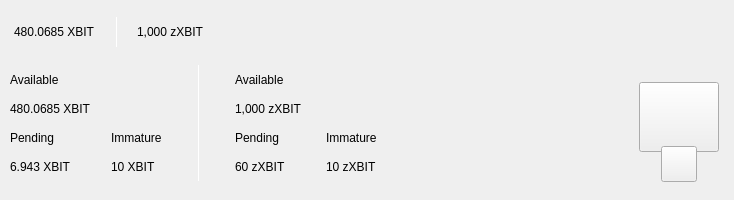
<?xml version="1.0" encoding="UTF-8"?>
<ui version="4.0">
 <class>TopBar</class>
 <widget class="QWidget" name="TopBar">
  <property name="geometry">
   <rect>
    <x>0</x>
    <y>0</y>
    <width>734</width>
    <height>200</height>
   </rect>
  </property>
  <property name="minimumSize">
   <size>
    <width>0</width>
    <height>200</height>
   </size>
  </property>
  <property name="maximumSize">
   <size>
    <width>16777215</width>
    <height>200</height>
   </size>
  </property>
  <property name="windowTitle">
   <string>Form</string>
  </property>
  <layout class="QVBoxLayout" name="verticalLayout_10" stretch="0">
   <property name="spacing">
    <number>0</number>
   </property>
   <property name="leftMargin">
    <number>0</number>
   </property>
   <property name="topMargin">
    <number>0</number>
   </property>
   <property name="rightMargin">
    <number>0</number>
   </property>
   <property name="bottomMargin">
    <number>0</number>
   </property>
   <item>
    <widget class="PFBorderImage" name="containerTop" native="true">
     <layout class="QVBoxLayout" name="verticalLayout_11">
      <property name="spacing">
       <number>0</number>
      </property>
      <property name="leftMargin">
       <number>0</number>
      </property>
      <property name="topMargin">
       <number>0</number>
      </property>
      <property name="rightMargin">
       <number>0</number>
      </property>
      <property name="bottomMargin">
       <number>0</number>
      </property>
      <item>
       <widget class="QWidget" name="top_container_2" native="true">
        <property name="minimumSize">
         <size>
          <width>0</width>
          <height>65</height>
         </size>
        </property>
        <layout class="QHBoxLayout" name="top_container">
         <property name="spacing">
          <number>0</number>
         </property>
         <property name="leftMargin">
          <number>14</number>
         </property>
         <property name="topMargin">
          <number>0</number>
         </property>
         <property name="rightMargin">
          <number>14</number>
         </property>
         <property name="bottomMargin">
          <number>0</number>
         </property>
         <item alignment="Qt::AlignVCenter">
          <widget class="QWidget" name="widgetTopAmount" native="true">
           <property name="sizePolicy">
            <sizepolicy hsizetype="Preferred" vsizetype="Maximum">
             <horstretch>0</horstretch>
             <verstretch>0</verstretch>
            </sizepolicy>
           </property>
           <layout class="QHBoxLayout" name="horizontalLayout_5">
            <property name="spacing">
             <number>0</number>
            </property>
            <property name="leftMargin">
             <number>0</number>
            </property>
            <property name="topMargin">
             <number>0</number>
            </property>
            <property name="rightMargin">
             <number>0</number>
            </property>
            <property name="bottomMargin">
             <number>0</number>
            </property>
            <item alignment="Qt::AlignTop">
             <widget class="QLabel" name="labelAmountTopXBIT">
              <property name="minimumSize">
               <size>
                <width>0</width>
                <height>36</height>
               </size>
              </property>
              <property name="styleSheet">
               <string notr="true">padding:0px;margin:0px;</string>
              </property>
              <property name="text">
               <string>480.0685 XBIT</string>
              </property>
             </widget>
            </item>
            <item>
             <spacer name="horizontalSpacer_11">
              <property name="orientation">
               <enum>Qt::Horizontal</enum>
              </property>
              <property name="sizeType">
               <enum>QSizePolicy::Fixed</enum>
              </property>
              <property name="sizeHint" stdset="0">
               <size>
                <width>20</width>
                <height>20</height>
               </size>
              </property>
             </spacer>
            </item>
            <item alignment="Qt::AlignVCenter">
             <widget class="QLabel" name="label_16">
              <property name="minimumSize">
               <size>
                <width>1</width>
                <height>30</height>
               </size>
              </property>
              <property name="maximumSize">
               <size>
                <width>1</width>
                <height>30</height>
               </size>
              </property>
              <property name="styleSheet">
               <string notr="true">background-color:white;
padding:0px;
border:none;</string>
              </property>
              <property name="text">
               <string/>
              </property>
             </widget>
            </item>
            <item>
             <spacer name="horizontalSpacer_12">
              <property name="orientation">
               <enum>Qt::Horizontal</enum>
              </property>
              <property name="sizeType">
               <enum>QSizePolicy::Fixed</enum>
              </property>
              <property name="sizeHint" stdset="0">
               <size>
                <width>20</width>
                <height>20</height>
               </size>
              </property>
             </spacer>
            </item>
            <item alignment="Qt::AlignTop">
             <widget class="QLabel" name="labelAmountTopzXBIT">
              <property name="minimumSize">
               <size>
                <width>0</width>
                <height>36</height>
               </size>
              </property>
              <property name="text">
               <string>1,000 zXBIT</string>
              </property>
             </widget>
            </item>
           </layout>
          </widget>
         </item>
         <item>
          <spacer name="horizontalSpacer">
           <property name="orientation">
            <enum>Qt::Horizontal</enum>
           </property>
           <property name="sizeHint" stdset="0">
            <size>
             <width>40</width>
             <height>20</height>
            </size>
           </property>
          </spacer>
         </item>
         <item>
          <layout class="QHBoxLayout" name="horizontalLayout_4">
           <property name="spacing">
            <number>12</number>
           </property>
           <property name="rightMargin">
            <number>0</number>
           </property>
           <item alignment="Qt::AlignRight">
            <widget class="QWidget" name="layoutSync" native="true">
             <property name="minimumSize">
              <size>
               <width>0</width>
               <height>36</height>
              </size>
             </property>
             <property name="maximumSize">
              <size>
               <width>16777215</width>
               <height>36</height>
              </size>
             </property>
             <layout class="QVBoxLayout" name="verticalLayout_9">
              <property name="leftMargin">
               <number>0</number>
              </property>
              <property name="topMargin">
               <number>0</number>
              </property>
              <property name="rightMargin">
               <number>0</number>
              </property>
              <property name="bottomMargin">
               <number>0</number>
              </property>
              <item>
               <widget class="ExpandableButton" name="pushButtonSync" native="true">
                <property name="minimumSize">
                 <size>
                  <width>36</width>
                  <height>36</height>
                 </size>
                </property>
                <property name="maximumSize">
                 <size>
                  <width>16777215</width>
                  <height>36</height>
                 </size>
                </property>
               </widget>
              </item>
             </layout>
            </widget>
           </item>
           <item>
            <widget class="ExpandableButton" name="pushButtonStack" native="true">
             <property name="minimumSize">
              <size>
               <width>36</width>
               <height>36</height>
              </size>
             </property>
            </widget>
           </item>
           <item>
            <widget class="ExpandableButton" name="pushButtonColdStaking" native="true">
             <property name="minimumSize">
              <size>
               <width>36</width>
               <height>36</height>
              </size>
             </property>
            </widget>
           </item>
           <item>
            <widget class="ExpandableButton" name="pushButtonConnection" native="true">
             <property name="minimumSize">
              <size>
               <width>36</width>
               <height>36</height>
              </size>
             </property>
            </widget>
           </item>
           <item>
            <widget class="ExpandableButton" name="pushButtonLock" native="true">
             <property name="sizePolicy">
              <sizepolicy hsizetype="Expanding" vsizetype="Expanding">
               <horstretch>0</horstretch>
               <verstretch>0</verstretch>
              </sizepolicy>
             </property>
             <property name="minimumSize">
              <size>
               <width>36</width>
               <height>0</height>
              </size>
             </property>
            </widget>
           </item>
           <item>
            <widget class="ExpandableButton" name="pushButtonTheme" native="true">
             <property name="minimumSize">
              <size>
               <width>36</width>
               <height>36</height>
              </size>
             </property>
             <property name="maximumSize">
              <size>
               <width>16777215</width>
               <height>36</height>
              </size>
             </property>
            </widget>
           </item>
           <item>
            <widget class="ExpandableButton" name="pushButtonFAQ" native="true">
             <property name="minimumSize">
              <size>
               <width>36</width>
               <height>36</height>
              </size>
             </property>
            </widget>
           </item>
          </layout>
         </item>
        </layout>
       </widget>
      </item>
      <item>
       <widget class="QWidget" name="bottom_container" native="true">
        <property name="minimumSize">
         <size>
          <width>0</width>
          <height>135</height>
         </size>
        </property>
        <layout class="QHBoxLayout" name="botton_container">
         <property name="leftMargin">
          <number>10</number>
         </property>
         <property name="topMargin">
          <number>0</number>
         </property>
         <property name="rightMargin">
          <number>10</number>
         </property>
         <property name="bottomMargin">
          <number>10</number>
         </property>
         <item>
          <layout class="QHBoxLayout" name="horizontalLayout_3">
           <property name="bottomMargin">
            <number>9</number>
           </property>
           <item>
            <layout class="QVBoxLayout" name="verticalLayout_7">
             <property name="spacing">
              <number>0</number>
             </property>
             <property name="leftMargin">
              <number>0</number>
             </property>
             <property name="rightMargin">
              <number>30</number>
             </property>
             <item>
              <layout class="QVBoxLayout" name="verticalLayout_2">
               <item>
                <widget class="QLabel" name="labelTitle1">
                 <property name="text">
                  <string>Available</string>
                 </property>
                </widget>
               </item>
               <item>
                <widget class="QLabel" name="labelAmountXBIT">
                 <property name="text">
                  <string>480.0685 XBIT</string>
                 </property>
                </widget>
               </item>
              </layout>
             </item>
             <item>
              <layout class="QHBoxLayout" name="horizontalLayout_2">
               <property name="spacing">
                <number>0</number>
               </property>
               <item>
                <layout class="QVBoxLayout" name="verticalLayout_3">
                 <item>
                  <widget class="QLabel" name="labelTitle3">
                   <property name="text">
                    <string>Pending</string>
                   </property>
                  </widget>
                 </item>
                 <item>
                  <widget class="QLabel" name="labelPendingXBIT">
                   <property name="text">
                    <string>6.943 XBIT</string>
                   </property>
                  </widget>
                 </item>
                </layout>
               </item>
               <item>
                <spacer name="horizontalSpacer_3">
                 <property name="orientation">
                  <enum>Qt::Horizontal</enum>
                 </property>
                 <property name="sizeType">
                  <enum>QSizePolicy::Fixed</enum>
                 </property>
                 <property name="sizeHint" stdset="0">
                  <size>
                   <width>40</width>
                   <height>20</height>
                  </size>
                 </property>
                </spacer>
               </item>
               <item>
                <layout class="QVBoxLayout" name="verticalLayout_4">
                 <item>
                  <widget class="QLabel" name="labelTitle4">
                   <property name="text">
                    <string>Immature</string>
                   </property>
                  </widget>
                 </item>
                 <item>
                  <widget class="QLabel" name="labelImmatureXBIT">
                   <property name="text">
                    <string>10 XBIT</string>
                   </property>
                  </widget>
                 </item>
                </layout>
               </item>
              </layout>
             </item>
            </layout>
           </item>
           <item>
            <widget class="QLabel" name="label_9">
             <property name="minimumSize">
              <size>
               <width>1</width>
               <height>100</height>
              </size>
             </property>
             <property name="maximumSize">
              <size>
               <width>1</width>
               <height>16777215</height>
              </size>
             </property>
             <property name="styleSheet">
              <string notr="true">background-color:white;
padding:0px;
border:none;</string>
             </property>
             <property name="text">
              <string/>
             </property>
            </widget>
           </item>
           <item>
            <layout class="QVBoxLayout" name="verticalLayout_8">
             <property name="spacing">
              <number>0</number>
             </property>
             <property name="leftMargin">
              <number>30</number>
             </property>
             <item>
              <layout class="QVBoxLayout" name="verticalLayout">
               <item>
                <widget class="QLabel" name="labelTitle2">
                 <property name="text">
                  <string>Available</string>
                 </property>
                </widget>
               </item>
               <item>
                <widget class="QLabel" name="labelAmountzXBIT">
                 <property name="text">
                  <string>1,000 zXBIT</string>
                 </property>
                </widget>
               </item>
              </layout>
             </item>
             <item>
              <layout class="QHBoxLayout" name="horizontalLayout">
               <property name="spacing">
                <number>0</number>
               </property>
               <item>
                <layout class="QVBoxLayout" name="verticalLayout_5">
                 <item>
                  <widget class="QLabel" name="labelTitle5">
                   <property name="text">
                    <string>Pending</string>
                   </property>
                  </widget>
                 </item>
                 <item>
                  <widget class="QLabel" name="labelPendingzXBIT">
                   <property name="text">
                    <string>60 zXBIT</string>
                   </property>
                  </widget>
                 </item>
                </layout>
               </item>
               <item>
                <spacer name="horizontalSpacer_4">
                 <property name="orientation">
                  <enum>Qt::Horizontal</enum>
                 </property>
                 <property name="sizeType">
                  <enum>QSizePolicy::Fixed</enum>
                 </property>
                 <property name="sizeHint" stdset="0">
                  <size>
                   <width>40</width>
                   <height>20</height>
                  </size>
                 </property>
                </spacer>
               </item>
               <item>
                <layout class="QVBoxLayout" name="verticalLayout_6">
                 <item>
                  <widget class="QLabel" name="labelTitle6">
                   <property name="text">
                    <string>Immature</string>
                   </property>
                  </widget>
                 </item>
                 <item>
                  <widget class="QLabel" name="labelImmaturezXBIT">
                   <property name="text">
                    <string>10 zXBIT</string>
                   </property>
                  </widget>
                 </item>
                </layout>
               </item>
              </layout>
             </item>
            </layout>
           </item>
          </layout>
         </item>
         <item>
          <spacer name="horizontalSpacer_2">
           <property name="orientation">
            <enum>Qt::Horizontal</enum>
           </property>
           <property name="sizeHint" stdset="0">
            <size>
             <width>40</width>
             <height>20</height>
            </size>
           </property>
          </spacer>
         </item>
         <item alignment="Qt::AlignHCenter|Qt::AlignVCenter">
          <widget class="QWidget" name="qrContainer" native="true">
           <property name="sizePolicy">
            <sizepolicy hsizetype="Preferred" vsizetype="Minimum">
             <horstretch>0</horstretch>
             <verstretch>0</verstretch>
            </sizepolicy>
           </property>
           <property name="minimumSize">
            <size>
             <width>90</width>
             <height>110</height>
            </size>
           </property>
           <property name="maximumSize">
            <size>
             <width>90</width>
             <height>110</height>
            </size>
           </property>
           <layout class="QVBoxLayout" name="containerQR">
            <property name="spacing">
             <number>0</number>
            </property>
            <property name="leftMargin">
             <number>5</number>
            </property>
            <property name="topMargin">
             <number>10</number>
            </property>
            <property name="rightMargin">
             <number>5</number>
            </property>
            <property name="bottomMargin">
             <number>0</number>
            </property>
            <item>
             <widget class="QPushButton" name="btnQr">
              <property name="minimumSize">
               <size>
                <width>70</width>
                <height>70</height>
               </size>
              </property>
              <property name="maximumSize">
               <size>
                <width>16777215</width>
                <height>70</height>
               </size>
              </property>
              <property name="focusPolicy">
               <enum>Qt::NoFocus</enum>
              </property>
              <property name="text">
               <string/>
              </property>
              <property name="iconSize">
               <size>
                <width>70</width>
                <height>70</height>
               </size>
              </property>
             </widget>
            </item>
            <item>
             <spacer name="verticalSpacer">
              <property name="orientation">
               <enum>Qt::Vertical</enum>
              </property>
              <property name="sizeType">
               <enum>QSizePolicy::Fixed</enum>
              </property>
              <property name="sizeHint" stdset="0">
               <size>
                <width>20</width>
                <height>20</height>
               </size>
              </property>
             </spacer>
            </item>
            <item alignment="Qt::AlignHCenter|Qt::AlignBottom">
             <widget class="QPushButton" name="pushButtonQR">
              <property name="minimumSize">
               <size>
                <width>36</width>
                <height>36</height>
               </size>
              </property>
              <property name="maximumSize">
               <size>
                <width>36</width>
                <height>36</height>
               </size>
              </property>
              <property name="focusPolicy">
               <enum>Qt::NoFocus</enum>
              </property>
              <property name="text">
               <string/>
              </property>
             </widget>
            </item>
           </layout>
          </widget>
         </item>
        </layout>
       </widget>
      </item>
     </layout>
    </widget>
   </item>
  </layout>
 </widget>
 <customwidgets>
  <customwidget>
   <class>ExpandableButton</class>
   <extends>QWidget</extends>
   <header>qt/bitchain/expandablebutton.h</header>
   <container>1</container>
  </customwidget>
  <customwidget>
   <class>PFBorderImage</class>
   <extends>QFrame</extends>
   <header>qt/bitchain/pfborderimage.h</header>
   <container>1</container>
  </customwidget>
 </customwidgets>
 <resources/>
 <connections/>
</ui>
